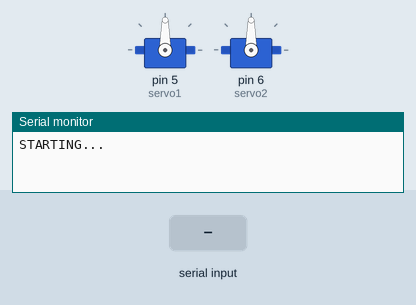
Recording of a sketch running on a simulated Arduino Uno, built with avr-gcc and run on an emulated ATmega328P. Parts: 2 × servo, the last lines printed to the serial monitor. The test bench sets the inputs (shaded band).

Above: at 1.2 s.
1.3 s: "L,45\n" received over Serial
At 2.1 s:
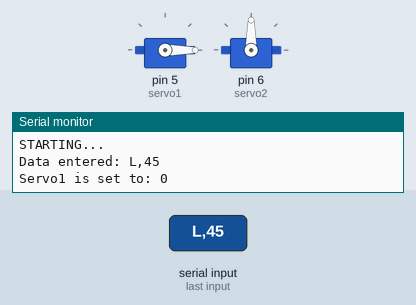
2.9 s: "R,45\n" received over Serial
At 3.3 s:
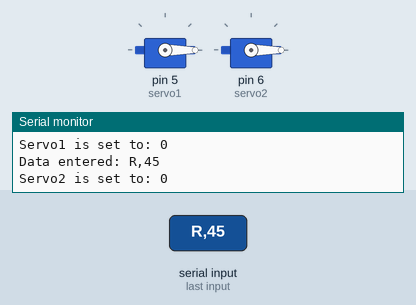
4.5 s: "L90\n" received over Serial
At 5.7 s:
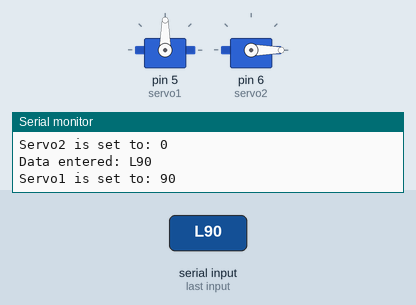
6.1 s: "L" received over Serial
At 7.0 s:
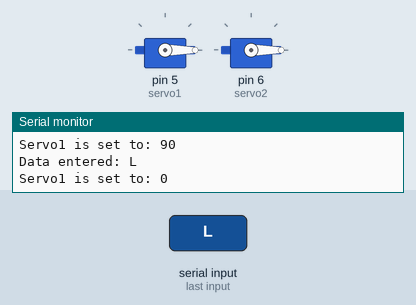
Timing chart, 0 to 8.7 s (numbered marks = the images above; inputs shaded):
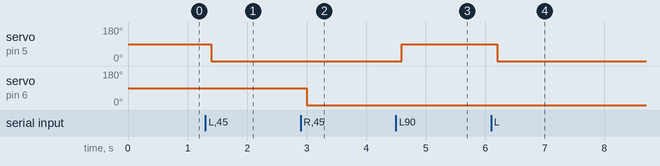

The sketch:

Project_26.ino
```cpp
// Project 26 - Dual Servo Control

#include <Servo.h>

char buffer[11];
Servo servo1;  // Create a servo object
Servo servo2;  // Create a second servo object

void setup()
{
        servo1.attach(5);  // Attaches the servo on pin 5 to the servo1 object
        servo2.attach(6);  // Attaches the servo on pin 6 to the servo2 object
        Serial.begin(9600);
        while(Serial.available())
 		Serial.read();
        servo1.write(90);  // Put servo1 at home position
        servo2.write(90);  // Put servo2 at home postion
        Serial.println("STARTING...");
}

void loop()
{
        if (Serial.available() > 0) { // Check if data has been entered
                int index=0;
                delay(100); // Let the buffer fill up
                int numChar = Serial.available(); // Find the string length
                if (numChar>10) {
                numChar=10;
                }
                while (numChar--) {
                        // Fill the buffer with the string
                        buffer[index++] = Serial.read();
                }
buffer[index]='\0';
                splitString(buffer); // Run splitString function
        }
}

void splitString(char* data) {
        Serial.print("Data entered: ");
        Serial.println(data);
        char* parameter;
        parameter = strtok (data, " ,"); //String to token
        while (parameter != NULL) { // If we haven't reached the end of the string...
                setServo(parameter); // ...run the setServo function
                parameter = strtok (NULL, " ,");
        }
while(Serial.available())
 		Serial.read();
}


void setServo(char* data) {
        if ((data[0] == 'L') || (data[0] == 'l')) {
                int firstVal = strtol(data+1, NULL, 10); // String to long integer
                firstVal = constrain(firstVal,0,180); // Constrain values
                servo1.write(firstVal);
                Serial.print("Servo1 is set to: ");
                Serial.println(firstVal);
        }
        if ((data[0] == 'R') || (data[0] == 'r')) {
                int secondVal = strtol(data+1, NULL, 10); // String to long integer
                secondVal = constrain(secondVal,0,255); // Constrain the values
                servo2.write(secondVal);
                Serial.print("Servo2 is set to: ");
                Serial.println(secondVal);
        }
}
```

Measured:
- after the input at 1.3 s, servo on pin 5 (servo1): 90° → 0° after 0.10 s
- after the input at 2.9 s, servo on pin 6 (servo2): 90° → 0° after 0.10 s
- after the input at 4.5 s, servo on pin 5 (servo1): 0° → 90° after 0.10 s
- after the input at 6.1 s, servo on pin 5 (servo1): 90° → 0° after 0.10 s
